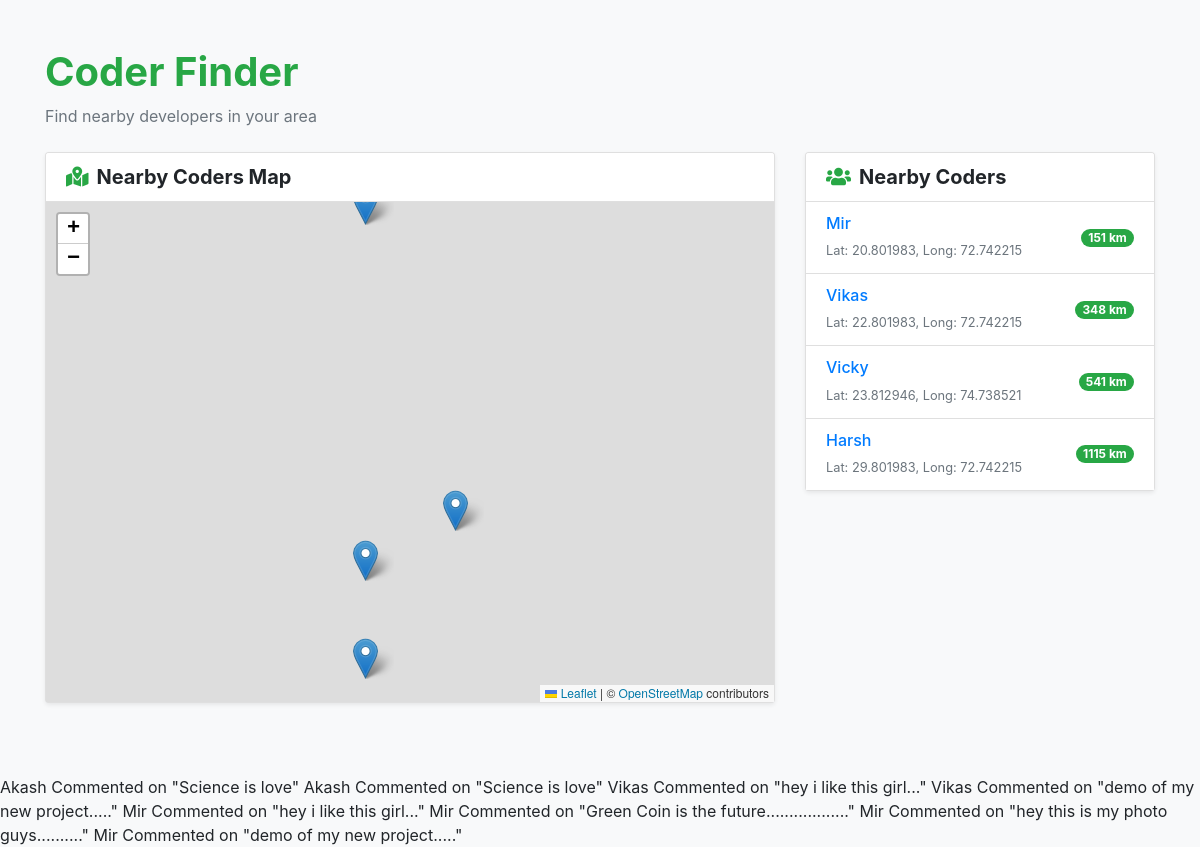
The page /nearby_coders/ (signed in) on the database as committed earlier.
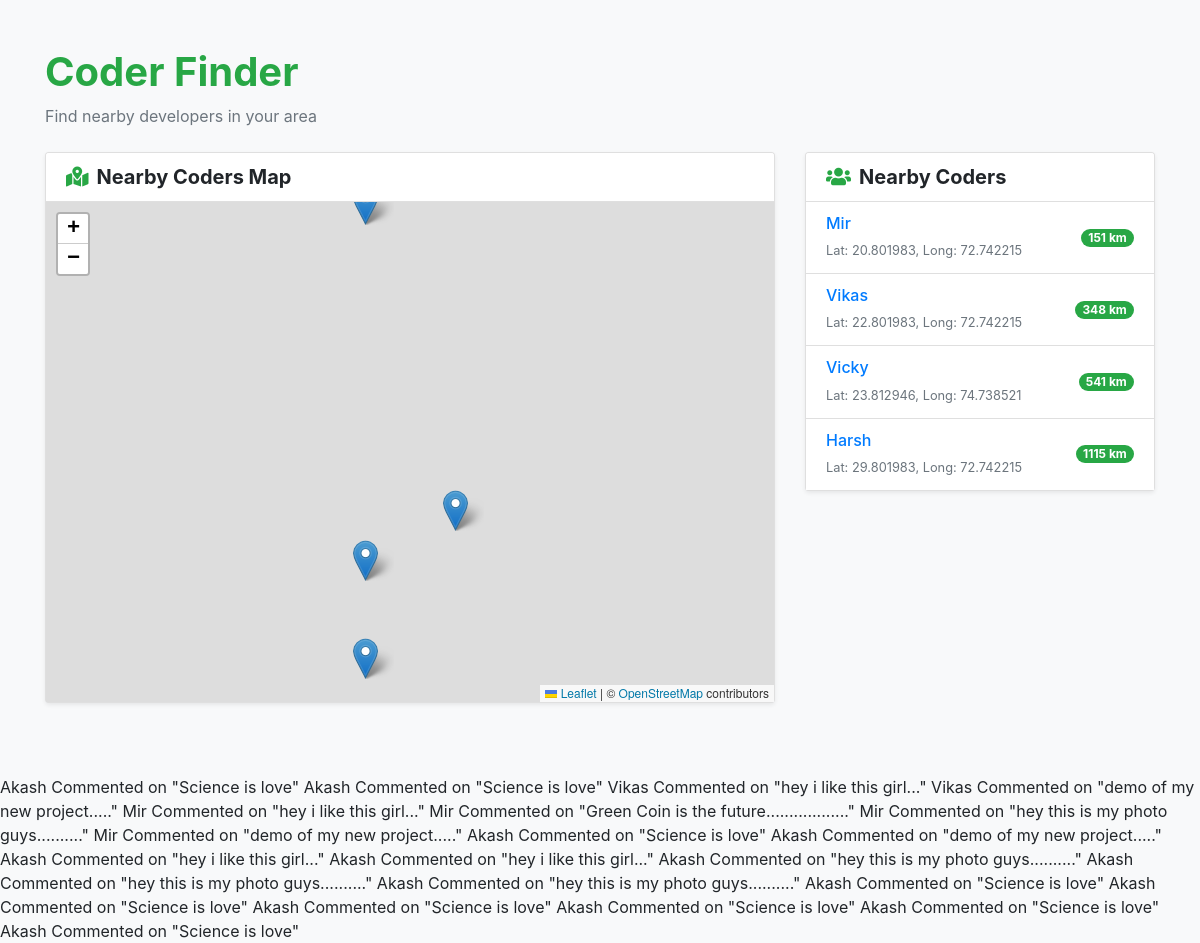
The same page on the database as committed later.
### first_version/models.py (models this page shows, shortened)
class User_profile(models.Model):
    user = models.OneToOneField(User, on_delete=models.CASCADE)
    photo = cloudinary.models.CloudinaryField("image", blank=True, null=True)
    name = models.CharField(max_length=100)
    email = models.EmailField()
    latitude = models.FloatField(null=True, blank=True)  # Store latitude
    longitude = models.FloatField(null=True, blank=True)
    followers = models.ManyToManyField(
        "self", symmetrical=False, related_name="following", blank=True
    )
    def __str__(self):
        return self.name

class Comments(models.Model):
    name = models.ForeignKey(User_profile, on_delete=models.CASCADE)  # Fix this
    post_name = models.ForeignKey(Posts, on_delete=models.CASCADE)
    comment_body = models.TextField()
    date_added = models.DateTimeField(auto_now=True)

class Posts(models.Model):
    caption = models.CharField(max_length=100)
    post_image = cloudinary.models.CloudinaryField("image", blank=True, null=True)
    author = models.ForeignKey(User_profile, on_delete=models.CASCADE)
    created_at = models.DateTimeField(auto_now_add=True)
    updated_at = models.DateTimeField(auto_now=True)
    def __str__(self):
        return self.caption

### first_version/views.py (the view)
# urls.py: path("nearby_coders/", views.show_nearby_coders, name="show_nearby_coders"),
@login_required
def show_nearby_coders(request):
    profile = User_profile.objects.filter(user=request.user).first()
    user = request.user
    if not profile:
        return render(request, "dashboard.html", {"error": "Profile not found."})
    latitude = profile.latitude
    longitude = profile.longitude
    nearby_coders = find_coders_nearby(latitude, longitude, current_user=request.user)
    comments = Comments.objects.all()
    likes = Likes.objects.all()
    return render(
        request,
        "show_nearby_coders.html",
        {"nearby_coders": nearby_coders, "comments": comments, "likes": likes},
    )

### first_version/views.py (called while the page is built)
def haversine(lat1, lon1, lat2, lon2):
    R = 6371  # Radius of Earth in km
    dlat = radians(lat2 - lat1)
    dlon = radians(lon2 - lon1)
    a = (
        sin(dlat / 2) ** 2
        + cos(radians(lat1)) * cos(radians(lat2)) * sin(dlon / 2) ** 2
    )
    c = 2 * asin(sqrt(a))
    return R * c

def find_coders_nearby(lat, lon, radius_km=10000, current_user=None):
    nearby_coders = []
    coders = (
        User_profile.objects.exclude(user=current_user)
        .exclude(latitude=None)
        .exclude(longitude=None)
    )
    for coder in coders:
        distance = haversine(lat, lon, coder.latitude, coder.longitude)
        if distance <= radius_km:
            nearby_coders.append((coder, int(distance)))
    nearby_coders.sort(key=lambda x: x[1])
    return nearby_coders

### first_version/templates/show_nearby_coders.html (shortened to what this page needs)
{% load static %}
<!DOCTYPE html>
<html lang="en">
<head>
    <link rel="stylesheet" href="https://cdn.jsdelivr.net/npm/bootstrap@4.6.0/dist/css/bootstrap.min.css">
    <link rel="stylesheet" href="https://cdnjs.cloudflare.com/ajax/libs/font-awesome/5.15.3/css/all.min.css">
    <link rel="stylesheet" href="https://cdnjs.cloudflare.com/ajax/libs/leaflet/1.7.1/leaflet.css" />
</head>
<body class="bg-light">
    <div class="container py-5">
        <div class="mb-4">
            <h1 class="text-success font-weight-bold">Coder Finder</h1>
            <p class="text-muted">Find nearby developers in your area</p>
        </div>
        <div class="row">
            <div class="col-lg-8 mb-4">
                <div class="card shadow-sm">
                    <div class="card-header bg-white">
                        <h5 class="mb-0 font-weight-bold">
                            <i class="fas fa-map-marked-alt text-success mr-2"></i>Nearby Coders Map
                        </h5>
                    </div>
                    <div class="card-body p-0">
                        <div id="map"></div>
                    </div>
                </div>
            </div>
            <div class="col-lg-4">
                <div class="card shadow-sm">
                    <div class="card-header bg-white">
                        <h5 class="mb-0 font-weight-bold">
                            <i class="fas fa-users text-success mr-2"></i>Nearby Coders
                        </h5>
                    </div>
                    <div class="card-body p-0">
                        <div class="list-group list-group-flush">
                            {% if nearby_coders %}
                                {% for coder, distance in nearby_coders %}
                                    <div class="list-group-item list-group-item-action" data-coder-id="{{ coder.id }}">
                                        <div class="d-flex justify-content-between align-items-center">
                                            <div>
                                                <a href="{% url 'show_profile' coder.id %}">
                                                <h6 class="mb-1">{{ coder.name }}</h6>
                                            </a>
                                                <small class="text-muted">Lat: {{ coder.latitude }}, Long: {{ coder.longitude }}</small>
                                            </div>
                                            <span class="badge badge-success badge-pill">{{ distance }} km</span>
                                        </div>
                                    </div>
                                {% endfor %}
                            {% else %}
                                <div class="list-group-item">
                                    <p class="text-center text-muted my-3">No nearby coders found</p>
                                </div>
                            {% endif %}
                        </div>
                    </div>
                </div>
            </div>
        </div>
    </div>
    {% for comment in comments %}
    {{comment.name}} Commented on "{{comment.post_name}}"
    {% endfor %}
</body>
</html>

### first_version/templates/show_nearby_coders.html (style rules this page uses)
#map { height: 500px; }

Rows that differ between the two databases and show on the page:
added Comments: name "Akash", post_name "Science is love"
added Comments: name "Akash", post_name "demo of my new project....."
added Comments: name "Akash", post_name "hey i like this girl..."
added Comments: name "Akash", post_name "hey i like this girl..."
added Comments: name "Akash", post_name "hey this is my photo guys.........."
added Comments: name "Akash", post_name "hey this is my photo guys.........."
added Comments: name "Akash", post_name "hey this is my photo guys.........."
added Comments: name "Akash", post_name "Science is love"
added Comments: name "Akash", post_name "Science is love"
added Comments: name "Akash", post_name "Science is love"
added Comments: name "Akash", post_name "Science is love"
added Comments: name "Akash", post_name "Science is love"
added Comments: name "Akash", post_name "Science is love"
